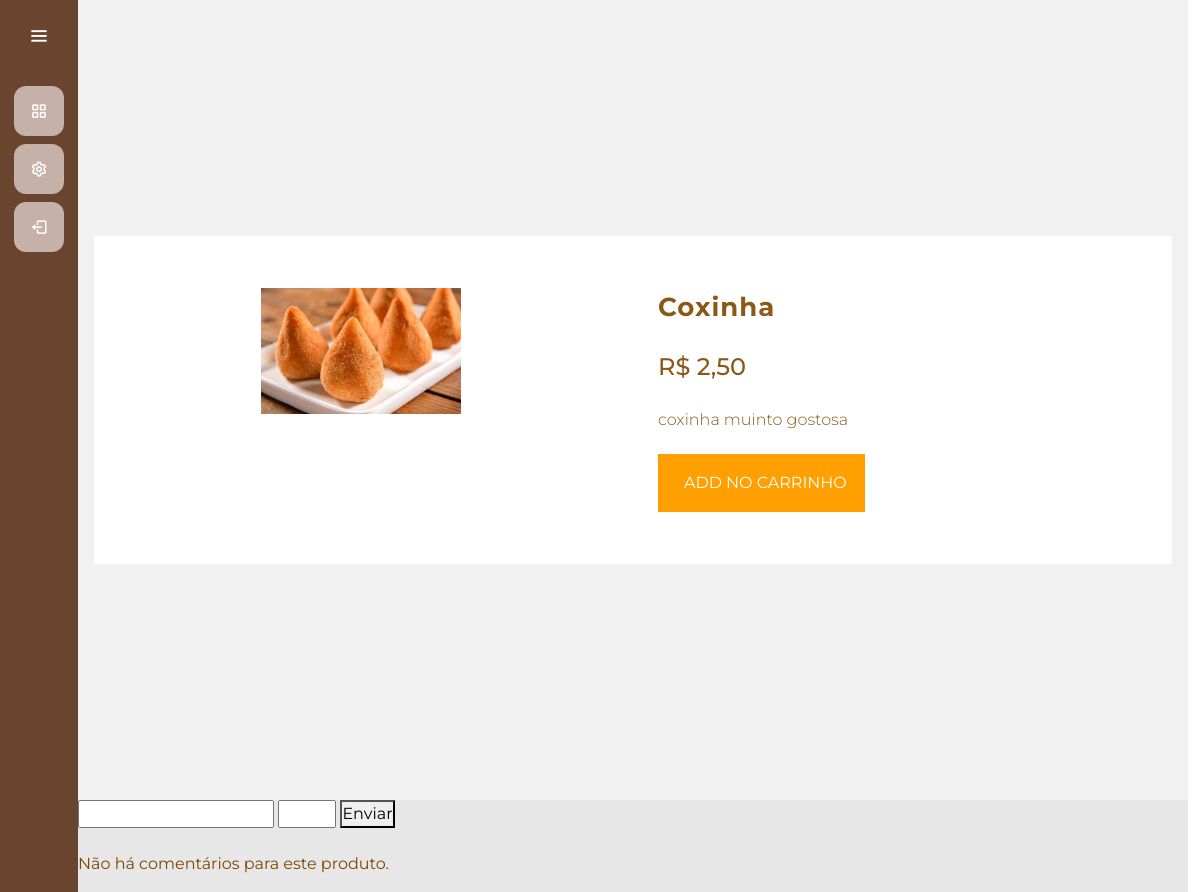
The app's page /usuarios/produto/2/ (signed in), older data.
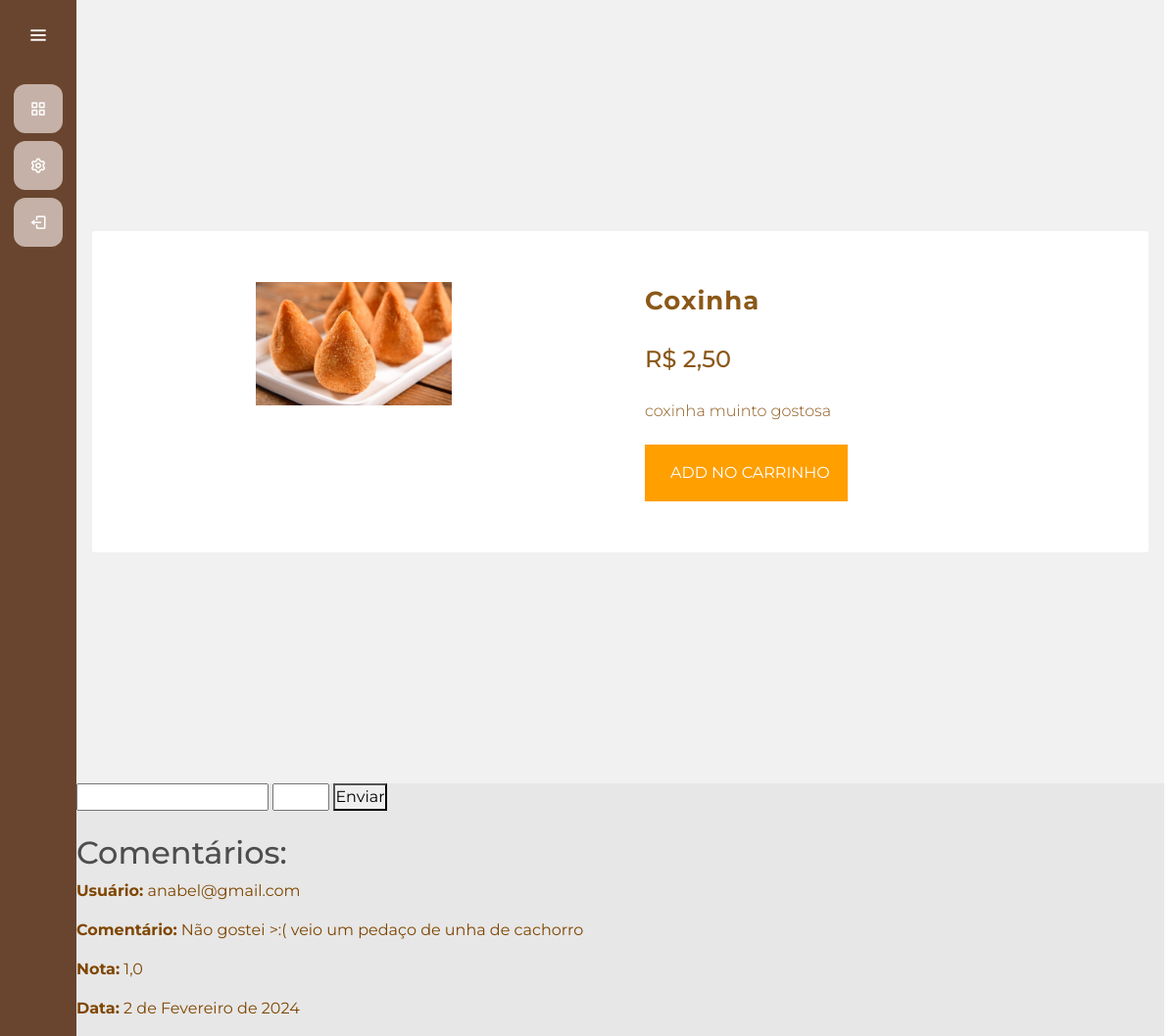
The same page, newer data.
### gerenciamento/models.py (models this page shows, shortened)
class Produto(models.Model):
    CATEGORIA_CHOICES = [
        ('doce', 'Doce'),
        ('salgado', 'Salgado'),
        ('bebida', 'Bebida'),
        ('bolo', 'Bolo')
    ]
    id_produto = models.AutoField(primary_key=True)
    nome_produto = models.CharField(max_length=255)
    descricao = models.CharField(max_length=255)
    preco = models.FloatField()
    ingredientes = models.ManyToManyField(Ingrediente, through='ProdutoIngrediente')
    categoria = models.CharField(max_length=15, choices=CATEGORIA_CHOICES, default='salgado')
    imagem = models.ImageField(upload_to='media/', null=True, blank=True)
    @property
    def imageURL(self):
        try:
            url = self.imagem.url
        except:
            url = ''
        return url

class Avaliacao(models.Model):
    usuario = models.ForeignKey(usuarios_models.Usuario, on_delete=models.CASCADE)
    produto = models.ForeignKey('Produto', on_delete=models.CASCADE, related_name='likes')
    comentario = models.TextField()
    data = models.DateField(auto_now_add=True)
    nota = models.FloatField()

### usuarios/models.py (models this page shows)
class Usuario (AbstractUser):
    telefone = models.CharField(max_length=20)
    cpf = models.CharField(max_length=11, primary_key=True, unique=True)
    endereco = models.CharField(max_length=255)
    permissao = models.BooleanField(default=False)
    groups = models.ManyToManyField('auth.Group', related_name='usuarios', blank=True)
    user_permissions = models.ManyToManyField('auth.Permission', related_name='usuarios', blank=True)
    REQUIRED_FIELDS = ['email']
    def __str__(self) -> str:
        return self.username

### usuarios/views.py (the view)
# urls.py: path('produto/<int:id_produto>/', views.produto, name='produto'),
@login_required(login_url='/usuarios/cadastro/')
def produto(request, id_produto):
    produto = get_object_or_404(Produto, id_produto=id_produto)
    if request.user.is_authenticated:
        pedido, criado = Pedido.objects.get_or_create(cliente=request.user, data=datetime.datetime.now(), completo=False)
        itens = pedido.pedidoproduto_set.all()
        carrinho_itens = pedido.get_carrinho_itens
        avaliacoes = Avaliacao.objects.filter(produto=produto)
        if request.method == 'POST':
            comentario = request.POST.get('comentario')
            nota = request.POST.get('nota')
            avaliacao = Avaliacao.objects.create(usuario=request.user, produto=produto, comentario=comentario, nota=nota)
            avaliacao.save()
            return redirect(f'/usuarios/produto/{id_produto}/')
        else:
            avaliacoes = Avaliacao.objects.filter(produto=produto)
    else:
        itens = []
        carrinho_itens = {'get_carrinho_total': 0, 'get_carrinho_itens': 0}
    contexto = {'produto': produto, 'pedido': pedido, 'itens': itens, 'carrinho_itens': carrinho_itens, 'avaliacoes': avaliacoes}
    return render(request, 'produto.html', contexto)

### gerenciamento/models.py (called while the page is built)
    @property
    def get_carrinho_itens(self):
        pedido_produtos = self.pedidoproduto_set.all()
        total = sum([item.quantidade_comprada for item in pedido_produtos])
        return total

### usuarios/templates/produto.html (shortened to what this page needs)
{% extends "cliente.html" %}
{% load static %}
{% block 'head' %}
    <link rel="stylesheet" href="{% static 'usuarios/css/telaprincipal.css' %}">
    <link rel="stylesheet" href="{% static 'usuarios/css/detalheProduto.css' %}">
    <link rel="stylesheet" href="{% static 'gerenciamento/css/gerenciamento.css' %}">
{% endblock %}
{% block 'dashboard' %}
<body>
    <div class = "main-wrapper">
        <div class = "container">
            <div class = "product-div">
                <div class = "product-div-left">
                    <div class = "img-container">
                        <img src = "{{produto.imageURL}}" alt = "{{produto.nome_produto}}">
                    </div>
                </div>
                <div class = "product-div-right">
                    <span class = "product-name">{{produto.nome_produto}}</span>
                    <span class = "product-price">R$ {{produto.preco|floatformat:2}}</span>
                    <p class = "product-description">{{produto.descricao}}</p>
                    <div class = "btn-groups">
                        <button type = "button" class = "add-cart-btn">add no carrinho</button>
                    </div>
                </div>
            </div>
        </div>
    </div>
    <form id="avaliacao-produto" method="POST" action="{% url 'produto' produto.id_produto %}"> {% csrf_token %}
        <input type="text" name="comentario" value="{{comentario}}">
        <input type="number" name="nota" min="1" max="5" step="0.1" value="{{nota}}">
        <button type="submit">Enviar</button>
    </form>
    <br>
    {% if avaliacoes %}
    <h2>Comentários:</h2>
    <ul>
        {% for avaliacao in avaliacoes %}
            <li>
                <p><strong>Usuário:</strong> {{ avaliacao.usuario }}</p>
                <p><strong>Comentário:</strong> {{ avaliacao.comentario }}</p>
                <p><strong>Nota:</strong> {{ avaliacao.nota }}</p>
                <p><strong>Data:</strong> {{ avaliacao.data }}</p>
            </li>
        {% endfor %}
    </ul>
    {% else %}
        <p>Não há comentários para este produto.</p>
    {% endif %}
</body>
{% endblock %}

### templates/cliente.html (shortened to what this page needs)
{% load static %}
<!doctype html>
<html lang="pt-BR">
  <head>
    <link rel="stylesheet" href="https://cdn.jsdelivr.net/npm/bootstrap@4.6.1/dist/css/bootstrap.min.css">
    <link rel="stylesheet" href="{% static 'general/css/base.css' %}">
    <link rel="stylesheet" href="{% static 'general/css/general.css' %}">
    <link href='https://unpkg.com/boxicons@2.1.4/css/boxicons.min.css' rel='stylesheet'>
    <link rel="stylesheet" href="https://stackpath.bootstrapcdn.com/bootstrap/4.4.1/css/bootstrap.min.css">
    {% block 'head' %}{% endblock %}
  </head>
  <body>
      <div class="sidebar">
        <div class="logo-details">
            <i class='bx bx-menu' id="btn" ></i>
        </div>
        <ul class="nav-list">
          <li>
            <a href="{% url 'principal' %}">
              <i class='bx bx-grid-alt'></i>
            </a>
          </li>
          <li>
            <a href="{% url 'perfil' %}">
              <i class='bx bx-cog' ></i>
            </a>
          </li>
          <li>
            <a href="{% url 'logout' %}" id="logout-link">
                <i class='bx bx-log-out' ></i>
            </a>
          </li>
        </ul>
      </div>
      <section class="home-section">
          {% block 'dashboard'%}
          {% endblock %}
      </section>
  </body>
</html>

### templates/static/general/css/base.css (style rules this page uses)
* { margin: 0; padding: 0; box-sizing: border-box; font-family: "Montserrat" , sans-serif; }
.sidebar { position: fixed; left: 0; top: 0; height: 100%; width: 78px; background: var(--dark-color); padding: 6px 14px; z-index: 99; transition: all 0.5s ease; }
.sidebar .logo-details { height: 60px; display: flex; align-items: center; position: relative; }
.sidebar .logo-details #btn { position: absolute; top: 50%; right: 0; transform: translateY(-50%); font-size: 22px; transition: all 0.4s ease; font-size: 23px; text-align: center; cursor: pointer; transition: all 0.5s ease; }
.sidebar i { color: #fff; height: 60px; min-width: 50px; font-size: 28px; text-align: center; line-height: 60px; }
.sidebar .nav-list { margin-top: 20px; height: 100%; }
.sidebar li { position: relative; margin: 8px 0; list-style: none; }
.sidebar li a { display: flex; height: 100%; width: 100%; border-radius: 12px; align-items: center; text-decoration: none; transition: all 0.4s ease; background: var(--main-color); }
.sidebar li i { height: 50px; line-height: 50px; font-size: 18px; border-radius: 12px; }
.home-section { position: relative; min-height: 100vh; top: 0; background: #E7E7E7; left: 78px; color: #7F4600; width: calc(100% - 90px); transition: all 0.5s ease; z-index: 2; }
body { background-color: hsl(0, 0%, 98%); }
h1,h2,h3,h4,h5,h6 { color:hsl(0, 0%, 30%); }

### templates/static/general/css/general.css (style rules this page uses)
:root { --main-color: #c5b1a7; --dark-color: #69452F; --light-color: #E7E7E7; --contrast-color: #faab66; --differential-color: #4b280b; --red-color: #9E7047; }

### templates/static/usuarios/css/telaprincipal.css (style rules this page uses)
:root { --main-color: #c5b1a7; --dark-color: #69452F; --light-color: #E7E7E7; --contrast-color: #faab66; --differential-color: #4b280b; --red-color: #9E7047; }
* { margin: 0; padding: 0; box-sizing: border-box; outline: none; font-family: 'Montserrat', sans-serif; }
body { width: 100%; height: auto; display: flex; }

### templates/static/usuarios/css/detalheProduto.css (style rules this page uses)
* { padding: 0; margin: 0; box-sizing: border-box; }
html, body { font-family: 'Roboto', sans-serif; }
img { width: 100%; display: block; }
.main-wrapper { min-height: 100vh; background-color: #f1f1f1; display: flex; align-items: center; justify-content: center; }
.container { max-width: 1200px; padding: 0 1rem; margin: 0 auto; }
.product-div { margin: 1rem 0; padding: 2rem 0; display: grid; grid-template-columns: repeat(2, 1fr); background-color: #fff; border-radius: 3px; column-gap: 10px; }
.product-div-left { padding: 20px; }
.product-div-right { padding: 20px; }
.img-container img { width: 200px; margin: 0 auto; }
.product-div-right span { display: block; }
.product-name { font-size: 26px; margin-bottom: 22px; font-weight: 700; letter-spacing: 1px; opacity: 0.9; }
.product-price { font-weight: 700; font-size: 24px; opacity: 0.9; font-weight: 500; }
.product-description { font-weight: 18px; line-height: 1.6; font-weight: 300; opacity: 0.9; margin-top: 22px; }
.btn-groups { margin-top: 22px; }
.btn-groups button { display: inline-block; font-size: 16px; font-family: inherit; text-transform: uppercase; padding: 15px 16px; color: #fff; cursor: pointer; transition: all 0.3s ease; }
.add-cart-btn { background-color: #FF9F00; border: 2px solid #FF9F00; margin-right: 8px; }

### templates/static/gerenciamento/css/gerenciamento.css (style rules this page uses)
:root { --main-color: #c5b1a7; --dark-color: #69452F; --light-color: #E7E7E7; --contrast-color: #faab66; --differential-color: #4b280b; --red-color: #9E7047; }

Row changes from the older to the newer data that the page shows:
added Avaliacao: usuario "anabel@gmail.com", comentario "Não gostei >:( veio um pedaço de unha de cachorro", nota "1,0", data "2 de Fevereiro de 2024"
Text that changed along with them:
text no longer shown: "Não há comentários para este produto."
text now shown: "Comentários:"
